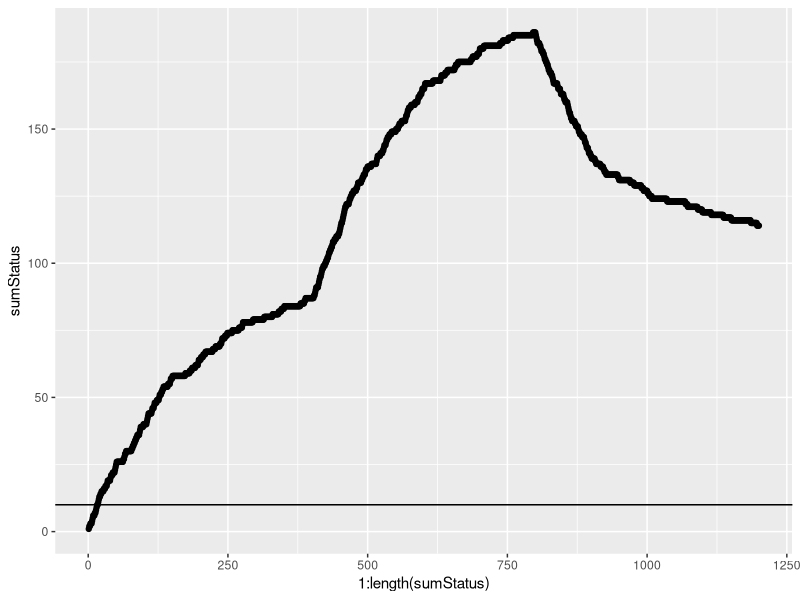

This chart was generated by the following R code:
## ---- chunk 1
library(tidyverse)
library(dplyr)
## ---- chunk 2
nSubFam <- 2
nIndiv <- 100
population <- data.frame(SubFam = rep(1:nSubFam,each=nIndiv),
                         Thresh = rep(rep(sample(0:100,nSubFam)),each=nIndiv),
                         Status = rep(0,nSubFam*nIndiv))
head(population)
## ---- chunk 3
nGen <- 1200
nEachGen <- 1
Thresh <- c(50,20,80)
sumStatus <- 1

for(genNum in 1:nGen)
{
  temprows <- sample(1:nrow(population),nEachGen)
  population$Status[temprows] <- 
    ifelse(population$Thresh[temprows]>Thresh[ceiling(genNum/(nGen/3))],1,0)
  sumStatus[genNum] <- sum(population$Status)
}

head(population)
## ---- chunk 4
ggplot(data=data.frame(sumStatus=sumStatus)) +
  geom_point(mapping=aes(x=1:length(sumStatus),y=sumStatus)) + 
  geom_hline(mapping=aes(yintercept=10))
